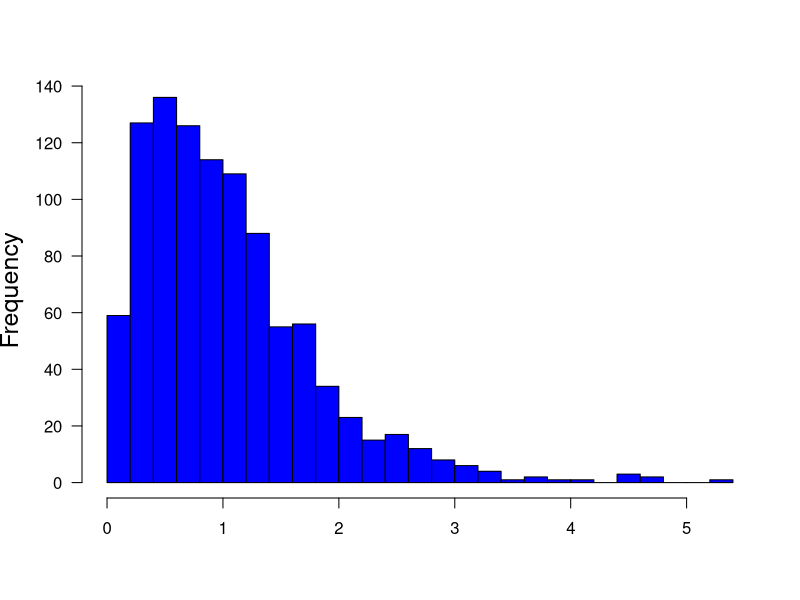

The R script that drew this image: (Note: this script raises an error after producing the figure.)
print('file: PointEstVarNormal.R')
# Estimate variance (sigma^2) from random sample of normal distribution
set.seed(1953)
M = 1000   # number of Monte-Carlo runs
n = 5      # sample size
varest = numeric(M)
for(m in 1:M) varest[m]=var(rnorm(n))
# png('MCvarNormal160227.png',width=16,height=16,units='cm',res=300)
hist(varest,30,col='blue',xlab=NA,main='',las=1,cex.lab=1.5)
title(xlab=TeX('$\\hat{\\sigma^2}_a = \\frac{1}{n-1} \\sum_j (x_j - \\hat{\\mu})^2$'),line=4.3,cex.lab=1.5)
meanvarest = mean(varest); print(c(round(meanvarest,3),'meanvarest'))  # 1.041  (expected: close to sigma^2 = 1)
varvarest = var(varest); print(c(round(varvarest,3),'varvarest'))    # 0.558  (no expectation)
sdvarest = sd(varest); print(c(round(sdvarest,3),'sdvarest'))      # 0.747  (no expectation)
meanvarestr = round(meanvarest,3); varvarestr = round(varvarest,3); sdvarestr = round(sdvarest,3)
text(3.5,130,bquote(~mean(hat(sigma^2)[a]) == .(meanvarestr)),col='blue',cex=1.5)
text(3.5,115,bquote(~var(hat(sigma^2)[a]) == .(varvarestr)),col='blue',cex=1.5)
text(3.5,100,bquote(~sd(hat(sigma^2)[a]) == .(sdvarestr)),col='blue',cex=1.5)
abline(v=1,col='black',lty=1)
abline(v=meanvarest,col='blue',lty=4)
# dev.off()
